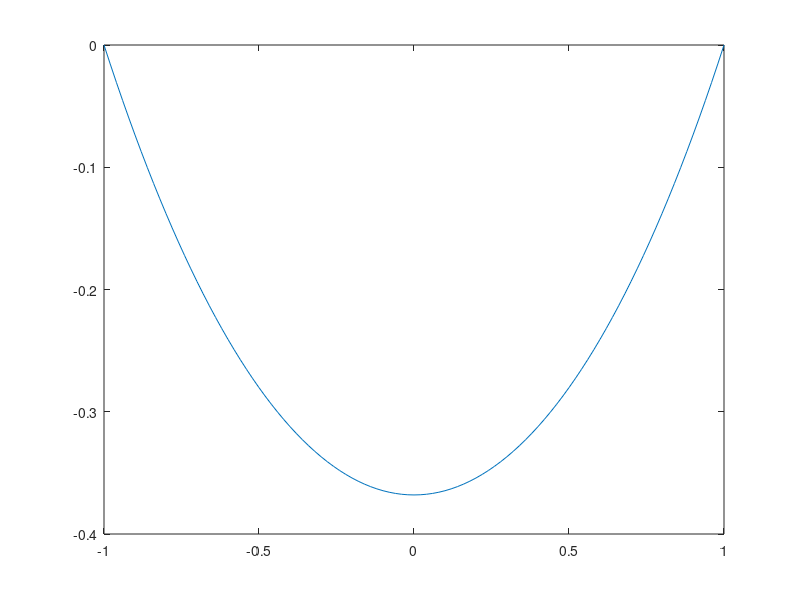

Reproduce this figure in MATLAB.
n = 101; % data: U0, U1, U2, ..., U100
h = 2/(n-1);

% the below arrays exclude padding
U_prev = zeros(n-2, 1);
U_next = zeros(n-2, 1);
J = zeros(n-2, n-2);
F = zeros(n-2, 1);

% construct the Jacobian... and solve with Newton
% fill the trivial terms first
for i = 1:(n-2)
    if i > 1
        J(i,i-1) = 1/h^2;
    end
    
    if i < (n-2)
        J(i,i+1) = 1/h^2;
    end
end

for iter = 1:500 % max iterations...
    % construct jac and fn
    for i = 1:(n-2)
        J(i,i) = -2/h^2 - exp(U_next(i));
        
        if i == 1
            F(i) = (U_next(2) - 2*U_next(1))/h^2 - exp(U_next(1));
        elseif i == (n-2)
            F(i) = (-2*U_next(n-2) + U_next(n-3))/h^2 - exp(U_next(n-2));
        else
            F(i) = (U_next(i+ 1)-2*U_next(i)+U_next(i-1))/h^2 - exp(U_next(i));
        end
    end
    
    % copy data
    U_prev(:) = U_next(:);
    
    % do not invert the matrix... it is really easy to get into numerical
    % instability mess, just solve the unknown
    % J(U_next - U_prev) = -F(U_prev)
    F = -F;
    Usolve = J \ F;
    U_next = Usolve + U_prev;
    
    % are we there yet?
    DeltaU = U_next - U_prev;
    relstep = norm(DeltaU)/norm(U_next);
    
    fprintf("iter = %d, relstep = %f\n", iter, relstep);
    
    if relstep <= 1e-10
        break
    end
end

%% plot with approximation
hs = arrayfun(@(i) -1+i*h, 0:(n-1));
vs = [0; U_next; 0];

plot(hs, vs);